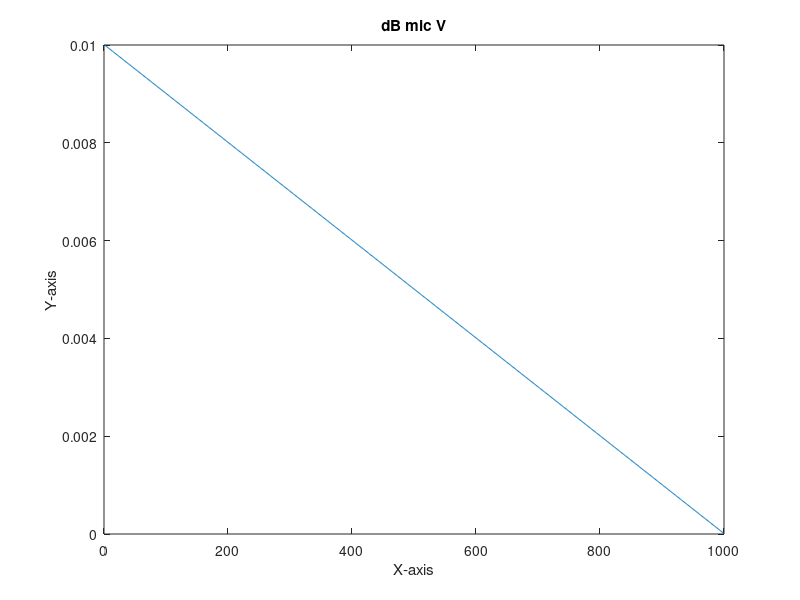
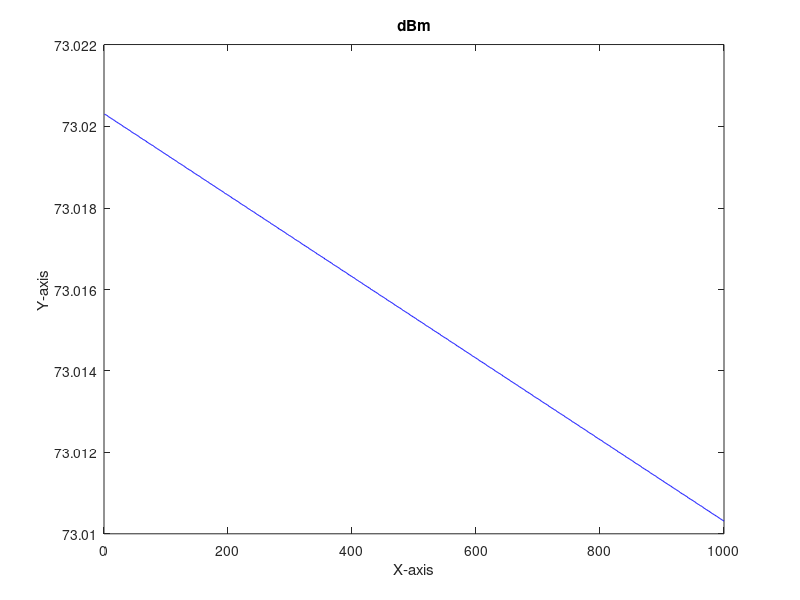

Here is the MATLAB script that generated these plots, in order:
% Number of data points
n = 1000;

% Generate random data for x
x = (10e-3:-10e-6:10e-6);

x1 = zeros(1, n);
y1 = zeros(1, n);

% Create a scatter plot
figure;
plot(x);
hold on;

hold off;
title('dB mic V');
xlabel('X-axis');
ylabel('Y-axis');

% Convert to dBm
for i = 1:length(x)
    x1(i) = x(i) - 10*log10(50) + 90;
end

figure;
plot(x1, 'b');
hold on;
hold off;
title('dBm');
xlabel('X-axis');
ylabel('Y-axis');
